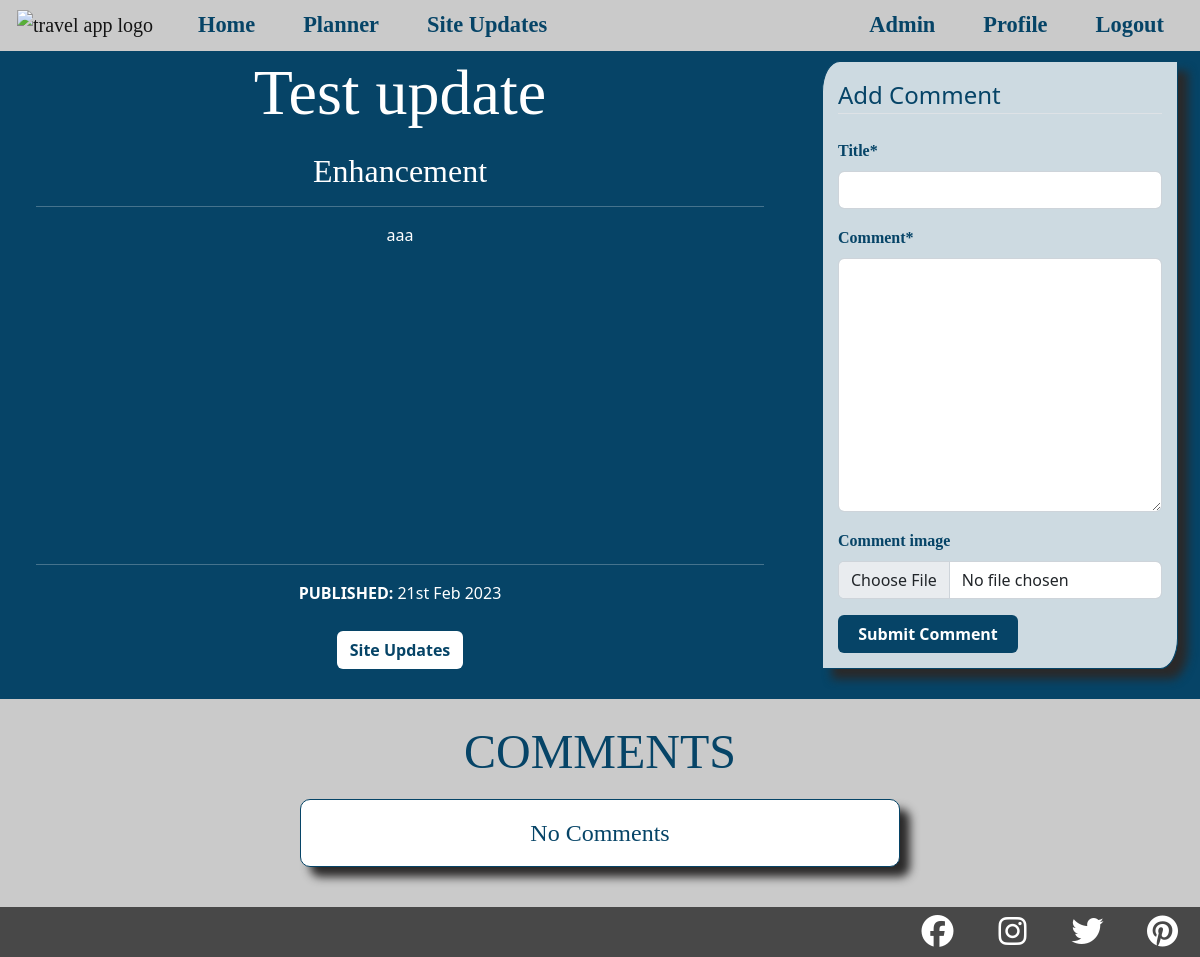
/updates/14/ (signed in), run on an earlier commit of the app's database.
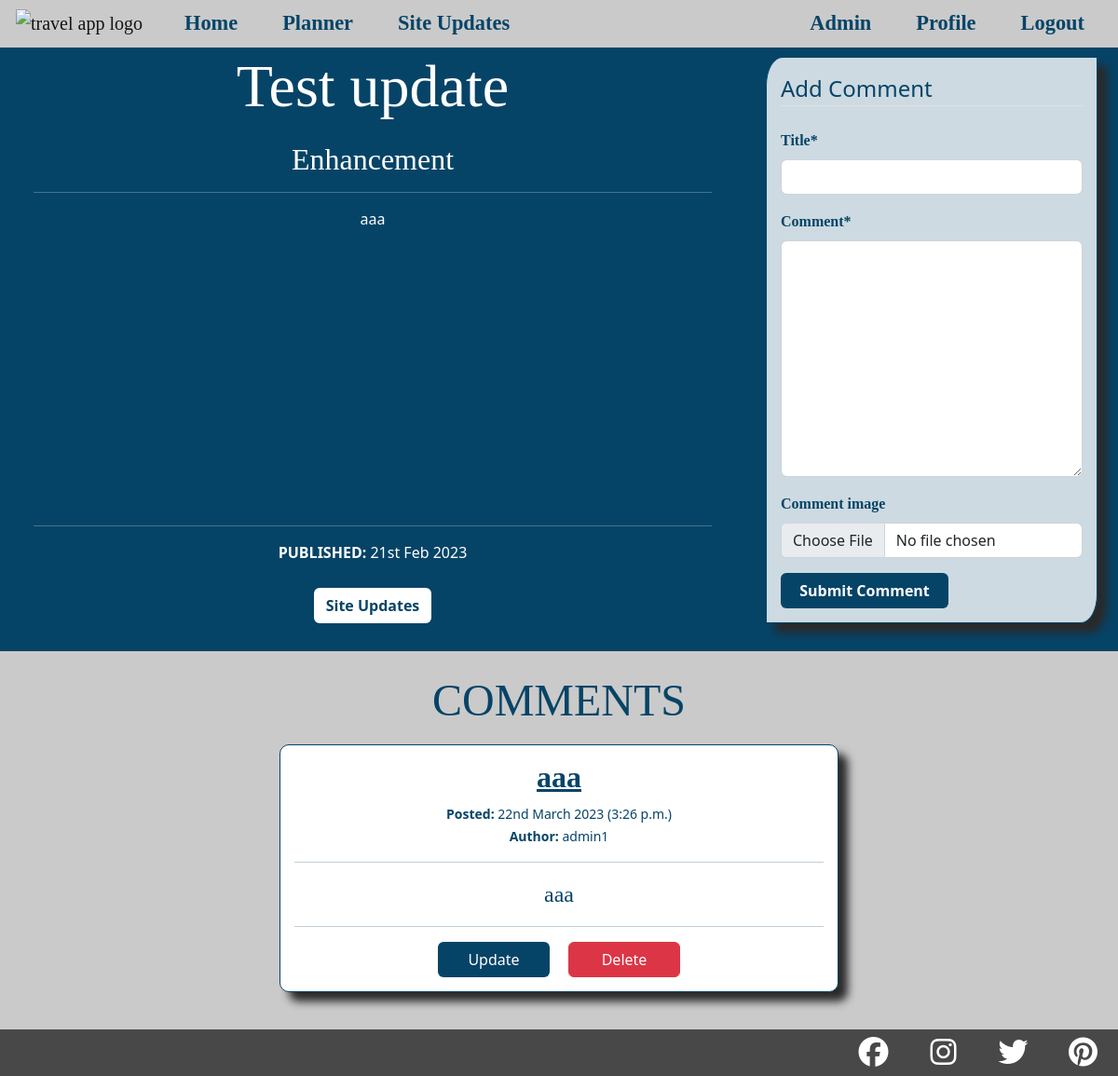
And on a later commit of the database.
### site_updates/models.py (models this page shows, shortened)
class UpdateComment(models.Model):
    site_update = models.ForeignKey(Update, on_delete=models.CASCADE)
    author = models.ForeignKey(User, on_delete=models.CASCADE)
    title = models.CharField(max_length=100)
    comment = models.TextField()
    comment_image = ResizedImageField(
        upload_to='media/comment_pics/',
        blank=True,
        size=[600, None],
        force_format='JPEG')
    action_taken = models.TextField(blank=True)
    action_image = ResizedImageField(
        upload_to='media/comment_pics/',
        blank=True,
        size=[600, None],
        force_format='JPEG')
    created_on = models.DateTimeField(auto_now_add=True)
    updated_on = models.DateTimeField(auto_now=True)
    comment_status = models.IntegerField(choices=COMMENT_STATUS, default=0)
    class Meta:
        ordering = ('-created_on',)

### site_updates/views.py (the view, shortened to what this page needs)
class AdminDetailUpdateView(LoginRequiredMixin, View):
    login_url = '/login/required'
    redirect_field_name = 'redirect_to'
    def get(self, request, pk):
        update_objects = Update.objects.all()
        update = get_object_or_404(update_objects, pk=pk)
        comments = UpdateComment.objects.filter(site_update=update)
        for comment in comments:
            a = str(comment.updated_on - comment.created_on)
            if '0:00:00' in a:
                comment.updated_on = None
        return render(
            request,
            "site_updates/admin-update-detail.html",
            {
                "update": update,
                "comments": comments,
                "comment_form": CommentForm(),
                "tab_title": "Update"
            }
        )

### site_updates/forms.py
class CommentForm(forms.ModelForm):
    class Meta:
        model = UpdateComment
        fields = ['title', 'comment', 'comment_image']

### site_updates/models.py (called while the page is built)
    def __str__(self):
        return self.topic_catagory

### site_updates/templates/site_updates/admin-update-detail.html (shortened to what this page needs)
{% extends "base.html" %}
{% load static %}
{% load crispy_forms_tags %}
{% block additional_styles %}
    <link rel="stylesheet" href="{% static 'css/update-grey.css' %}">
{% endblock additional_styles %}
{% block content %}
    <div class="container-fluid top-div">
        <div class="row">
            <div class="col-12 col-lg-8 p-0">
                <div class="update-card-comment-page">
                    <div class="update-card-title">
                        <h1 class="m-0 p-1">{{ update.title }}</h1>
                    </div>
                    <div class="update-card-content p-3 text-center">
                        <div><h5>{{ update.topic }}</h5></div>
                        <hr>
                        <div>{{ update.content|linebreaksbr }}</div>
                    </div>
                    <div class="update-card-posted-date p-3 text-center">
                        <hr>
                        <div><strong>PUBLISHED: </strong>{{ update.published_on|date:"dS M Y" }}</div>
                    </div>
                    <div class="butons-container-back-add">
                        <div class="update-card-comment-btn">
                            <a class="btn" href="{% url 'all-admin-updates' %}" aria-label="back to site updates page">Site Updates</a>
                        </div>
                    </div>
                </div>
            </div>
            <div class="d-none d-lg-inline col">
                <div class="comment-form-section">
                    <form method="POST" enctype="multipart/form-data">
                        <fieldset class="form-group">
                            <legend class="border-bottom mb-4">Add Comment</legend>
                            {{ comment_form|crispy }}
                        </fieldset>
                        <div class="form-group">
                            <button class="btn btn-comment-submit" type="submit">Submit Comment</button>
                        </div>
                    </form>
                </div>
            </div>
        </div>
    </div>
    <div class="comments-section">
        <h3 class="text-center pt-3 mt-2">COMMENTS</h3>
        {% for comment in comments %}
            <div class="comment-card text-center">
                <h5>{{ comment.title }}</h5>
                <div><small><strong>Posted:</strong> {{ comment.created_on|date:"dS F Y (P)" }}</small></div>
                <div><small><strong>Author:</strong> {{ comment.author }}</small></div>
                <hr>
                <div class="comments-txt">{{ comment.comment|linebreaksbr }}</div>
                {% if user == comment.author %}
                <hr>
                <div class="add-delete-btn-container">
                    <a class="btn btn-blue" href="{% url 'comment-update' comment.pk %}" aria-label="link to update comment form">Update</a>
                    <a class="btn btn-danger" href="{% url 'comment-delete' comment.pk %}" aria-label="delete comment">Delete</a>
                </div>
                {% endif %}
            </div>
        {% endfor %}
        {% if comments.count == 0 %}
            <div class="comment-card text-center">
                <div class="comments-txt">No Comments</div>
            </div>
        {% endif %}
    </div>
{% endblock %}

What changed in the data, as far as the page shows it:
added UpdateComment: title "aaa", created_on "22nd March 2023 (3:26 p.m.)", author "admin1", comment "aaa", shows "Update"
Also different on the page:
text no longer shown: "No Comments"
